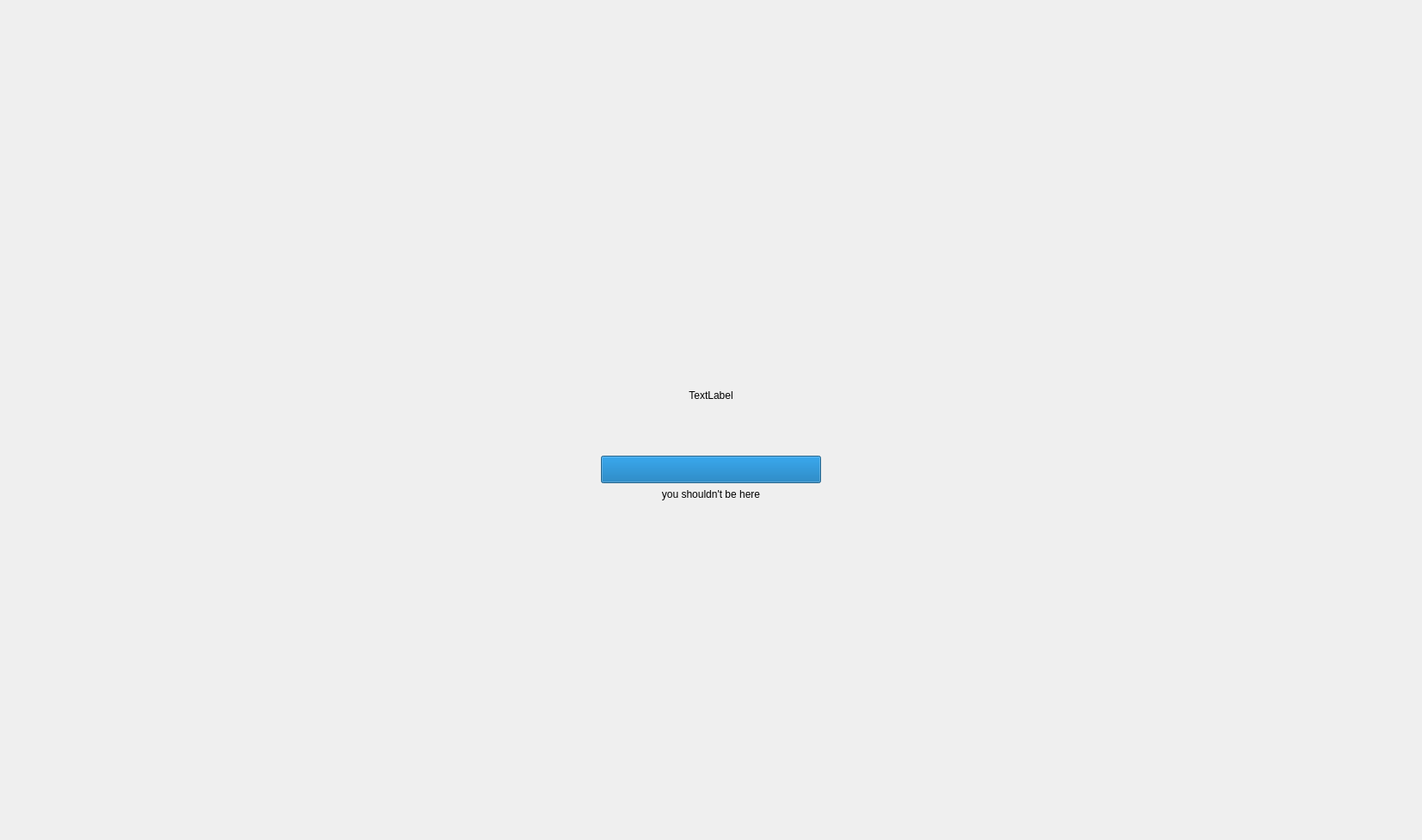
      <widget class="QWidget" name="LoadSplash">
       <layout class="QGridLayout" name="gridLayout_4">
        <item row="0" column="1">
         <spacer name="verticalSpacer_10">
          <property name="orientation">
           <enum>Qt::Orientation::Vertical</enum>
          </property>
          <property name="sizeHint" stdset="0">
           <size>
            <width>20</width>
            <height>385</height>
           </size>
          </property>
         </spacer>
        </item>
        <item row="1" column="0">
         <spacer name="horizontalSpacer_51">
          <property name="orientation">
           <enum>Qt::Orientation::Horizontal</enum>
          </property>
          <property name="sizeHint" stdset="0">
           <size>
            <width>688</width>
            <height>20</height>
           </size>
          </property>
         </spacer>
        </item>
        <item row="1" column="1">
         <layout class="QVBoxLayout" name="verticalLayout_11">
          <item>
           <layout class="QHBoxLayout" name="horizontalLayout_33">
            <item>
             <spacer name="horizontalSpacer_49">
              <property name="orientation">
               <enum>Qt::Orientation::Horizontal</enum>
              </property>
              <property name="sizeType">
               <enum>QSizePolicy::Policy::Minimum</enum>
              </property>
              <property name="sizeHint" stdset="0">
               <size>
                <width>40</width>
                <height>20</height>
               </size>
              </property>
             </spacer>
            </item>
            <item>
             <widget class="QLabel" name="label_28">
              <property name="minimumSize">
               <size>
                <width>128</width>
                <height>128</height>
               </size>
              </property>
              <property name="maximumSize">
               <size>
                <width>128</width>
                <height>128</height>
               </size>
              </property>
              <property name="baseSize">
               <size>
                <width>64</width>
                <height>64</height>
               </size>
              </property>
              <property name="autoFillBackground">
               <bool>true</bool>
              </property>
              <property name="text">
               <string>TextLabel</string>
              </property>
              <property name="alignment">
               <set>Qt::AlignmentFlag::AlignCenter</set>
              </property>
             </widget>
            </item>
            <item>
             <spacer name="horizontalSpacer_50">
              <property name="orientation">
               <enum>Qt::Orientation::Horizontal</enum>
              </property>
              <property name="sizeType">
               <enum>QSizePolicy::Policy::Minimum</enum>
              </property>
              <property name="sizeHint" stdset="0">
               <size>
                <width>40</width>
                <height>20</height>
               </size>
              </property>
             </spacer>
            </item>
           </layout>
          </item>
          <item>
           <widget class="QProgressBar" name="progressBar">
            <property name="sizePolicy">
             <sizepolicy hsizetype="Fixed" vsizetype="Fixed">
              <horstretch>0</horstretch>
              <verstretch>0</verstretch>
             </sizepolicy>
            </property>
            <property name="minimumSize">
             <size>
              <width>256</width>
              <height>32</height>
             </size>
            </property>
            <property name="maximumSize">
             <size>
              <width>512</width>
              <height>32</height>
             </size>
            </property>
            <property name="value">
             <number>100</number>
            </property>
            <property name="textVisible">
             <bool>false</bool>
            </property>
           </widget>
          </item>
          <item>
           <widget class="QLabel" name="loading_label">
            <property name="sizePolicy">
             <sizepolicy hsizetype="Minimum" vsizetype="Preferred">
              <horstretch>0</horstretch>
              <verstretch>0</verstretch>
             </sizepolicy>
            </property>
            <property name="text">
             <string>you shouldn't be here</string>
            </property>
            <property name="alignment">
             <set>Qt::AlignmentFlag::AlignCenter</set>
            </property>
           </widget>
          </item>
         </layout>
        </item>
        <item row="1" column="2">
         <spacer name="horizontalSpacer_52">
          <property name="orientation">
           <enum>Qt::Orientation::Horizontal</enum>
          </property>
          <property name="sizeHint" stdset="0">
           <size>
            <width>688</width>
            <height>20</height>
           </size>
          </property>
         </spacer>
        </item>
        <item row="2" column="1">
         <spacer name="verticalSpacer_11">
          <property name="orientation">
           <enum>Qt::Orientation::Vertical</enum>
          </property>
          <property name="sizeHint" stdset="0">
           <size>
            <width>20</width>
            <height>384</height>
           </size>
          </property>
         </spacer>
        </item>
       </layout>
      </widget>
